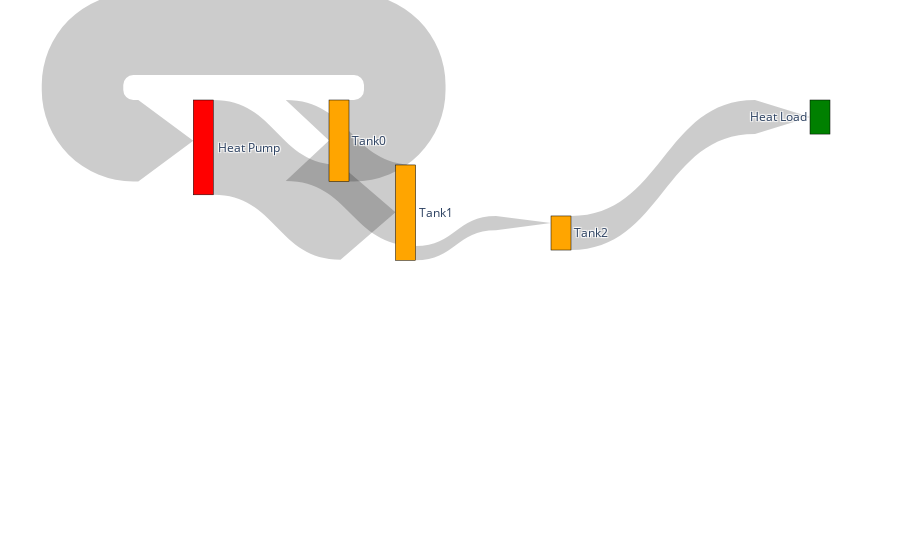

The notebook cell this image was saved under:
### Code cell
fig = go.Figure(data=[go.Sankey(
    arrangement = "snap",
    valuesuffix = "Wh",
    node = dict(
      pad = 10,
    #   thickness = 20,
      line = dict(color = "black", width = 0.5),
      label = ["Heat Pump", "Tank0", "Tank1", "Tank2", "Heat Load", "CHP"],
      x = [0, 0.35, 0.5, 0.65, 1,0.55],
      y = [0,-0.5,0.0,0.35,-0.2, -0.4],
    #   color = "blue"
      color = ['Red', 'Orange', 'Orange', 'Orange', 'Green', 'Brown']
    ),
    link = dict(
      arrowlen = 55,
      # source = [0, 1, 2,3, 4, 1,5], # indices correspond to labels, eg A1, A2, A1, B1, ...
      # target = [2, 2, 3,4, 1, 0,3],
      source = sources,
      target = targets,
      value = vals
    #   curve = [0, 0, 0, 0.5, 0]
  ))],
  layout = dict()
  )

fig.show()

### Figure 1 — Plotly figure (JSON) as saved in the notebook; plotly's stock layout.template omitted (floating-point values rounded to 4 significant figures)
{"data": [{"arrangement": "snap", "link": {"arrowlen": 55, "source": [0, 2, 2, 3, 4, 1, 5], "target": [2, 1, 3, 4, 1, 0, 3], "value": [64380000.0, 55010000.0, 9720000.0, 23140000.0, 0, 55380000.0, 0, 0]}, "node": {"color": ["Red", "Orange", "Orange", "Orange", "Green", "Brown"], "label": ["Heat Pump", "Tank0", "Tank1", "Tank2", "Heat Load", "CHP"], "line": {"color": "black", "width": 0.5}, "pad": 10, "x": [0, 0.35, 0.5, 0.65, 1, 0.55], "y": [0, -0.5, 0, 0.35, -0.2, -0.4]}, "type": "sankey", "valuesuffix": "Wh"}], "layout": {}}
